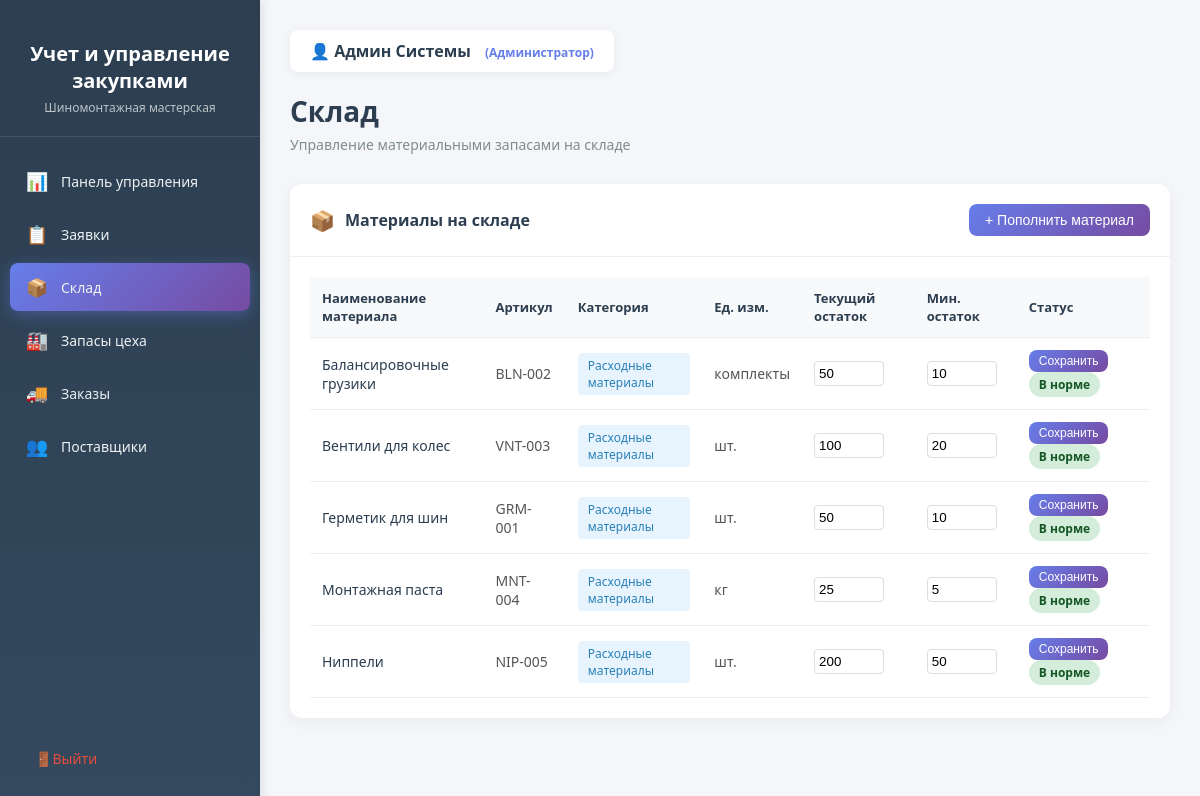
/warehouse/ (signed in), run on the app's committed database.
### core/models.py (models this page shows, shortened)
class Product(models.Model):
    category = models.ForeignKey(
        Category,
        on_delete=models.CASCADE,
        related_name='products',
        verbose_name=_('Категория')
    )
    name = models.CharField(_('Название материала'), max_length=200)
    sku = models.CharField(_('Артикул'), max_length=50, unique=True, blank=True)
    unit = models.CharField(_('Единица измерения'), max_length=20, default='шт.')
    quantity = models.PositiveIntegerField(_('Количество на складе'), default=0)
    min_quantity = models.PositiveIntegerField(
        _('Минимальный уровень запаса'),
        default=10,
        help_text=_('При достижении этого уровня требуется заказ')
    )
    price = models.DecimalField(_('Цена за единицу'), max_digits=10, decimal_places=2, default=0)
    supplier = models.ForeignKey(
        Supplier,
        on_delete=models.SET_NULL,
        null=True,
        blank=True,
        related_name='products',
        verbose_name=_('Основной поставщик')
    )
    created_at = models.DateTimeField(_('Дата добавления'), auto_now_add=True)
    updated_at = models.DateTimeField(_('Дата обновления'), auto_now=True)
    class Meta:
        verbose_name = _('Материал')
        verbose_name_plural = _('Материалы')
        ordering = ['name']

class Category(models.Model):
    name = models.CharField(_('Название категории'), max_length=100)
    description = models.TextField(_('Описание'), blank=True)
    class Meta:
        verbose_name = _('Категория')
        verbose_name_plural = _('Категории')
        ordering = ['name']

### core/views.py (the view)
# urls.py: path('warehouse/', warehouse, name='warehouse'),
@login_required
def warehouse(request):
    products = CoreProduct.objects.all().select_related('category')
    context = {
        'products': products,
        'user': request.user,
    }
    return render(request, 'procurement/warehouse.html', context)

### templates/procurement/warehouse.html (shortened to what this page needs)
<!DOCTYPE html>
<html lang="ru">
<head>
</head>
<body>
    <aside class="sidebar">
        <div class="sidebar-header">
            <h2>Учет и управление закупками</h2>
            <p>Шиномонтажная мастерская</p>
        </div>
        <ul class="sidebar-menu">
            <li>
                <a href="{% url 'dashboard' %}">
                    <span class="menu-icon">📊</span>
                    <span>Панель управления</span>
                </a>
            </li>
            <li>
                <a href="{% url 'requests' %}">
                    <span class="menu-icon">📋</span>
                    <span>Заявки</span>
                </a>
            </li>
            <li>
                <a href="{% url 'warehouse' %}" class="active">
                    <span class="menu-icon">📦</span>
                    <span>Склад</span>
                </a>
            </li>
            <li>
                <a href="{% url 'workshop_stock' %}">
                    <span class="menu-icon">🏭</span>
                    <span>Запасы цеха</span>
                </a>
            </li>
            <li>
                <a href="{% url 'orders' %}">
                    <span class="menu-icon">🚚</span>
                    <span>Заказы</span>
                </a>
            </li>
            <li>
                <a href="{% url 'suppliers' %}">
                    <span class="menu-icon">👥</span>
                    <span>Поставщики</span>
                </a>
            </li>
        </ul>
        <div class="sidebar-footer">
            <a href="{% url 'logout' %}" class="logout-btn">
                <span class="menu-icon">🚪</span>
                <span>Выйти</span>
            </a>
        </div>
    </aside>
    <main class="main-content">
        <div class="page-header">
            <div class="user-info">
                👤 <span>{{ user.get_full_name|default:user.username }}</span>
                {% if user.is_staff %}
                    <span style="color: #667eea; font-size: 12px; margin-left: 10px;">(Администратор)</span>
                {% endif %}
            </div>
            <h1>Склад</h1>
            <p>Управление материальными запасами на складе</p>
        </div>
        <div class="products-card">
            <div class="card-header">
                <h3>
                    <span class="widget-icon">📦</span>
                    Материалы на складе
                </h3>
                <button class="btn-add" onclick="openReplenishProductModal()">+ Пополнить материал</button>
            </div>
            <div class="table-container">
                {% if products %}
                    <table class="products-table">
                        <thead>
                            <tr>
                                <th>Наименование материала</th>
                                <th>Артикул</th>
                                <th>Категория</th>
                                <th>Ед. изм.</th>
                                <th>Текущий остаток</th>
                                <th>Мин. остаток</th>
                                <th>Статус</th>
                            </tr>
                        </thead>
                        <tbody>
                            {% for product in products %}
                                <tr>
                                    <td>
                                        <span class="product-name">{{ product.name }}</span>
                                    </td>
                                    <td>{{ product.sku }}</td>
                                    <td>
                                        {% if product.category %}
                                            <span class="category-badge">{{ product.category.name }}</span>
                                        {% else %}
                                            <span style="color: #95a5a6;">—</span>
                                        {% endif %}
                                    </td>
                                    <td>{{ product.unit }}</td>
                                    <td>
                                        <form method="post" action="{% url 'update_product_stock' product.id %}" style="display:inline;">
                                            <input type="number" name="quantity" value="{{ product.quantity }}"
                                                   min="0" style="width:70px; padding:4px; border:1px solid #ddd; border-radius:4px;">
                                        </td>
                                        <td>
                                            <input type="number" name="min_quantity" value="{{ product.min_quantity }}"
                                                   min="0" style="width:70px; padding:4px; border:1px solid #ddd; border-radius:4px;">
                                        </td>
                                        <td>
                                            <button type="submit" class="btn-add" style="padding:4px 10px; font-size:12px;">Сохранить</button>
                                        {% if product.quantity <= product.min_quantity %}
                                            <span class="stock-badge stock-low">Низкий запас</span>
                                        {% else %}
                                            <span class="stock-badge stock-good">В норме</span>
                                        {% endif %}
                                    </td>
                                </tr>
                            {% endfor %}
                        </tbody>
                    </table>
                {% else %}
                    <div class="empty-state">
                        <div class="empty-state-icon">📦</div>
                        <p>Материалы на складе отсутствуют</p>
                    </div>
                {% endif %}
            </div>
        </div>
    </main>
</body>
</html>

### templates/procurement/warehouse.html (style rules this page uses)
* { margin: 0; padding: 0; box-sizing: border-box; }
body { font-family: 'Segoe UI', Tahoma, Geneva, Verdana, sans-serif; background: #f5f6fa; min-height: 100vh; display: flex; }
.sidebar { width: 260px; background: linear-gradient(180deg, #2c3e50 0%, #34495e 100%); min-height: 100vh; position: fixed; left: 0; top: 0; padding: 20px 0; box-shadow: 2px 0 10px rgba(0,0,0,0.1); }
.sidebar-header { padding: 20px; text-align: center; border-bottom: 1px solid rgba(255,255,255,0.1); margin-bottom: 20px; }
.sidebar-header h2 { color: white; font-size: 20px; margin-bottom: 5px; }
.sidebar-header p { color: #bdc3c7; font-size: 12px; }
.sidebar-menu { list-style: none; padding: 0 10px; }
.sidebar-menu li { margin-bottom: 5px; }
.sidebar-menu a { display: flex; align-items: center; padding: 12px 15px; color: #ecf0f1; text-decoration: none; border-radius: 8px; transition: all 0.3s ease; font-size: 14px; }
.sidebar-menu a.active { background: linear-gradient(135deg, #667eea 0%, #764ba2 100%); box-shadow: 0 4px 15px rgba(102, 126, 234, 0.4); }
.sidebar-menu .menu-icon { margin-right: 12px; font-size: 18px; width: 24px; text-align: center; }
.sidebar-footer { position: absolute; bottom: 20px; width: 100%; padding: 0 20px; }
.logout-btn { display: flex; align-items: center; padding: 12px 15px; color: #e74c3c; text-decoration: none; border-radius: 8px; transition: all 0.3s ease; font-size: 14px; }
.main-content { margin-left: 260px; flex: 1; padding: 30px; }
.page-header { margin-bottom: 30px; }
.page-header h1 { color: #2c3e50; font-size: 28px; margin-bottom: 5px; }
.page-header p { color: #7f8c8d; font-size: 14px; }
.user-info { display: inline-block; background: white; padding: 10px 20px; border-radius: 8px; box-shadow: 0 2px 10px rgba(0,0,0,0.05); margin-bottom: 20px; }
.user-info span { color: #2c3e50; font-weight: 600; }
.products-card { background: white; border-radius: 12px; box-shadow: 0 4px 15px rgba(0,0,0,0.05); overflow: hidden; }
.card-header { padding: 20px; border-bottom: 1px solid #ecf0f1; display: flex; align-items: center; justify-content: space-between; }
.card-header h3 { color: #2c3e50; font-size: 16px; display: flex; align-items: center; }
.card-header .widget-icon { margin-right: 10px; font-size: 20px; }
.btn-add { padding: 8px 16px; background: linear-gradient(135deg, #667eea 0%, #764ba2 100%); color: white; border: none; border-radius: 8px; cursor: pointer; font-size: 14px; transition: all 0.3s ease; }
.table-container { padding: 20px; overflow-x: auto; }
.products-table { width: 100%; border-collapse: collapse; }
.products-table th, .products-table td { padding: 12px; text-align: left; border-bottom: 1px solid #ecf0f1; }
.products-table th { background: #f8f9fa; color: #2c3e50; font-weight: 600; font-size: 13px; }
.products-table td { font-size: 14px; color: #555; }
.product-name { font-weight: 500; color: #2c3e50; }
.stock-badge { display: inline-block; padding: 4px 10px; border-radius: 20px; font-size: 12px; font-weight: 600; }
.stock-good { background: #d4edda; color: #155724; }
.category-badge { display: inline-block; padding: 4px 10px; border-radius: 4px; font-size: 12px; background: #e8f4fd; color: #2980b9; }

### data on the page
Product: name "Балансировочные грузики", sku "BLN-002", category.name "Расходные материалы", unit "комплекты", quantity "50", min_quantity "10", shows "В норме"
Product: name "Вентили для колес", sku "VNT-003", category.name "Расходные материалы", unit "шт.", quantity "100", min_quantity "20", shows "В норме"
Product: name "Герметик для шин", sku "GRM-001", category.name "Расходные материалы", unit "шт.", quantity "50", min_quantity "10", shows "В норме"
Product: name "Монтажная паста", sku "MNT-004", category.name "Расходные материалы", unit "кг", quantity "25", min_quantity "5", shows "В норме"
Product: name "Ниппели", sku "NIP-005", category.name "Расходные материалы", unit "шт.", quantity "200", min_quantity "50", shows "В норме"

### other printed values
{{ user.get_full_name|default:user.username }} "Админ Системы"
